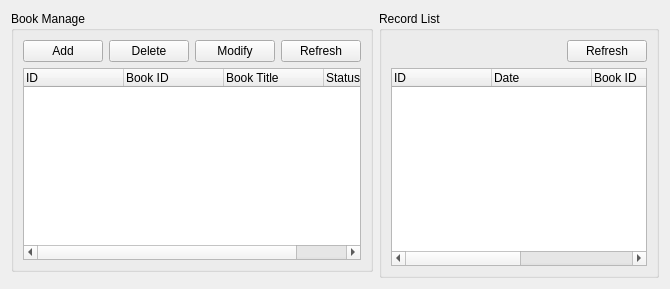
<?xml version="1.0" encoding="UTF-8"?>
<ui version="4.0">
 <class>PageManageWidget</class>
 <widget class="QWidget" name="PageManageWidget">
  <layout class="QGridLayout" name="gridLayout">
   <item row="0" column="0">
    <widget class="QGroupBox" name="groupBox_3">
     <property name="title">
      <string>Book Manage</string>
     </property>
     <layout class="QVBoxLayout" name="verticalLayout_3">
      <item>
       <layout class="QHBoxLayout" name="horizontalLayout_3">
        <item>
         <widget class="QPushButton" name="addBookBtn">
          <property name="text">
           <string>Add</string>
          </property>
         </widget>
        </item>
        <item>
         <widget class="QPushButton" name="delBookBtn">
          <property name="text">
           <string>Delete</string>
          </property>
         </widget>
        </item>
        <item>
         <widget class="QPushButton" name="modifyBookBtn">
          <property name="text">
           <string>Modify</string>
          </property>
         </widget>
        </item>
        <item>
         <widget class="QPushButton" name="refreshBookBtn">
          <property name="text">
           <string>Refresh</string>
          </property>
         </widget>
        </item>
       </layout>
      </item>
      <item>
       <widget class="QTreeWidget" name="bookTable">
        <column>
         <property name="text">
          <string>ID</string>
         </property>
        </column>
        <column>
         <property name="text">
          <string>Book ID</string>
         </property>
        </column>
        <column>
         <property name="text">
          <string>Book Title</string>
         </property>
        </column>
        <column>
         <property name="text">
          <string>Status</string>
         </property>
        </column>
       </widget>
      </item>
     </layout>
    </widget>
   </item>
   <item row="0" column="1" rowspan="2">
    <widget class="QGroupBox" name="groupBox_2">
     <property name="title">
      <string>Record List</string>
     </property>
     <layout class="QVBoxLayout" name="verticalLayout_2">
      <item>
       <layout class="QHBoxLayout" name="horizontalLayout_2">
        <item>
         <spacer name="horizontalSpacer">
          <property name="orientation">
           <enum>Qt::Horizontal</enum>
          </property>
          <property name="sizeHint" stdset="0">
           <size>
            <width>40</width>
            <height>20</height>
           </size>
          </property>
         </spacer>
        </item>
        <item>
         <widget class="QPushButton" name="refreshRecordBtn">
          <property name="text">
           <string>Refresh</string>
          </property>
         </widget>
        </item>
       </layout>
      </item>
      <item>
       <widget class="QTreeWidget" name="logTable">
        <column>
         <property name="text">
          <string>ID</string>
         </property>
        </column>
        <column>
         <property name="text">
          <string>Date</string>
         </property>
        </column>
        <column>
         <property name="text">
          <string>Book ID</string>
         </property>
        </column>
        <column>
         <property name="text">
          <string>Book Title</string>
         </property>
        </column>
        <column>
         <property name="text">
          <string>Type</string>
         </property>
        </column>
       </widget>
      </item>
     </layout>
    </widget>
   </item>
  </layout>
 </widget>
 <resources/>
 <connections/>
</ui>
